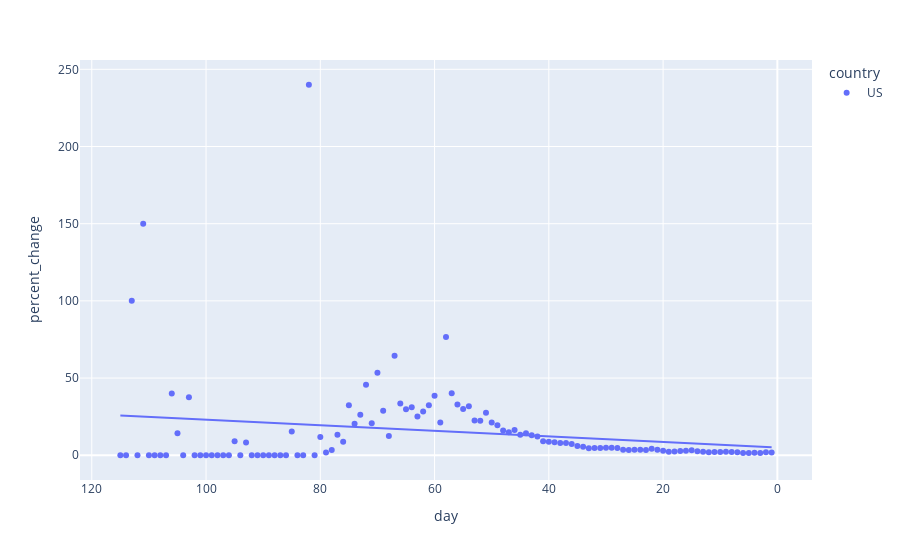

The cell this chart's notebook holds for it:
### Code cell
# US - Percent Change
df = us_confirmed
fig = px.scatter(df, x="day", y="percent_change", color="country", trendline="ols")
fig['layout']['xaxis']['autorange'] = "reversed"
fig.show()
